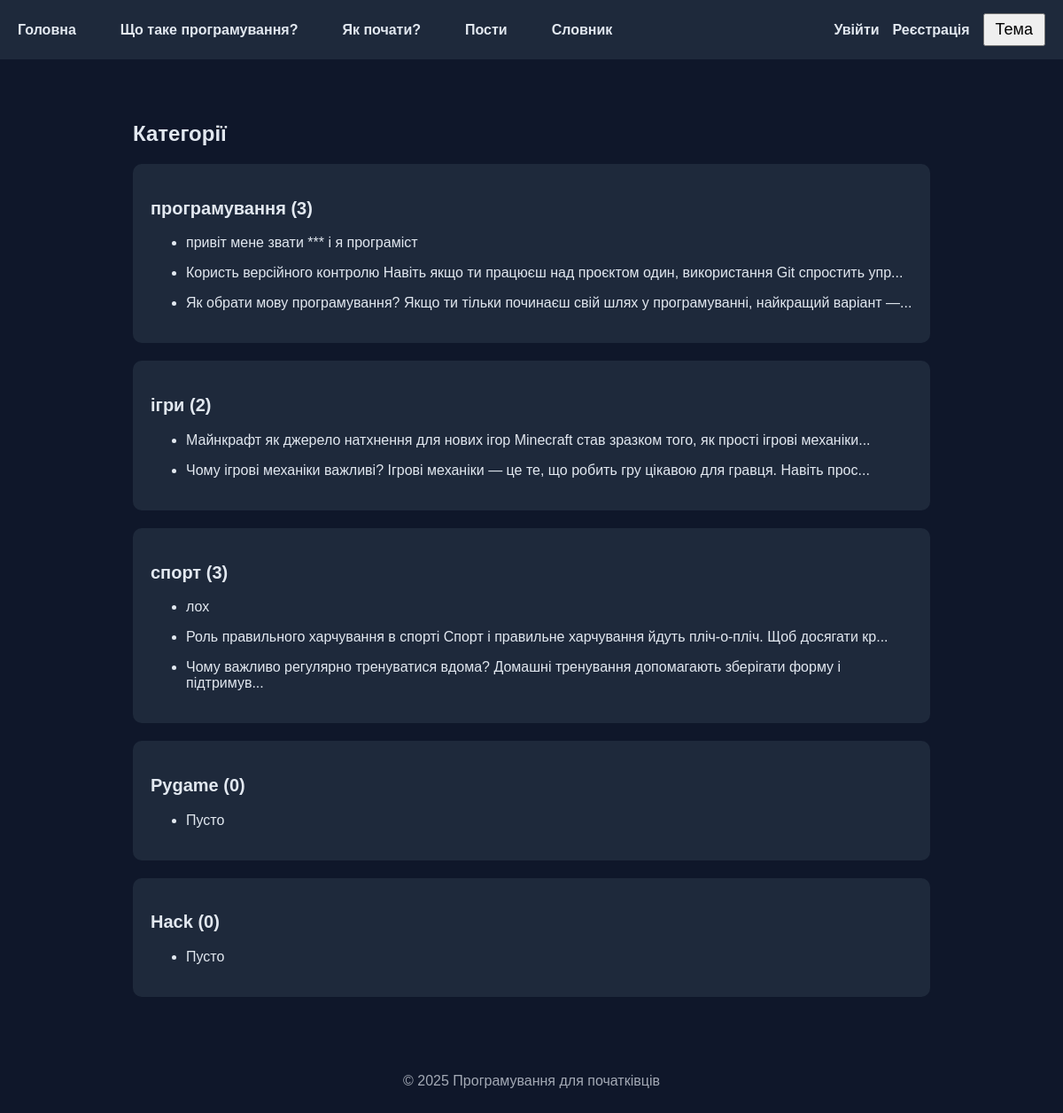
/categories_posts, run on an earlier commit of the app's database.
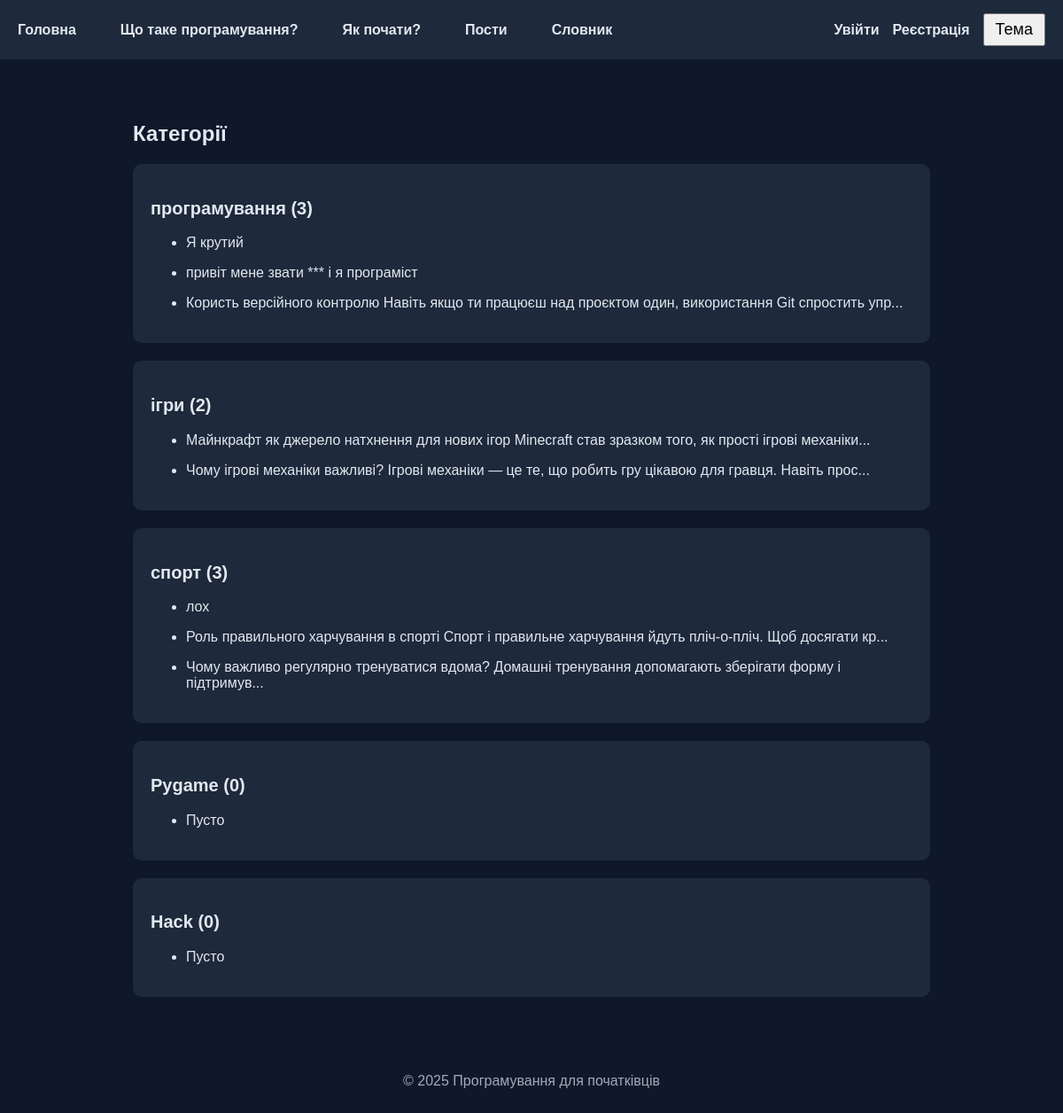
And on a later commit of the database.
### tables this page shows
CREATE TABLE category(
	category_id INTEGER PRIMARY KEY AUTOINCREMENT,
	category_name TEXT
);

CREATE TABLE post(
	post_id INTEGER PRIMARY KEY AUTOINCREMENT,
	category_id INTEGER,
	text TEXT,
	datetime TEXT NOT NULL DEFAULT CURRENT_TIMESTAMP, user_id INTEGER REFERENCES users(id),
	
	FOREIGN KEY (category_id) REFERENCES category(category_id)
);

### project/app.py (the view)
@app.route("/categories_posts")
def categories_posts():
    data = db.get_last_posts_by_category()
    return render_template("categories_posts.html", data=data)

### project/app.py (called while the page is built, shortened)
@app.template_filter('smartdate')
def smartdate_filter(value):
    if not value:
        return ""

### project/db.py (called while the page is built)
def _get_connection():
    conn = sqlite3.connect(DB_PATH)
    conn.row_factory = sqlite3.Row  # за бажанням: доступ по іменах полів
    return conn

def get_last_posts_by_category(limit=3):
    with _get_connection() as conn:
        cur = conn.cursor()
        cur.execute("SELECT * FROM category")
        categories = cur.fetchall()
        result = []
        for cat in categories:
            try:
                cat_id = cat["category_id"]
            except Exception:
                cat_id = cat[0]
            cur.execute(
                "SELECT * FROM post WHERE category_id = ? ORDER BY post_id DESC LIMIT ?",
                (cat_id, limit)
            )
            posts = cur.fetchall()
            result.append((cat, posts))  # кортеж: (категорія, список постів)
        return result

### project/templates/categories_posts.html (shortened to what this page needs)
{% extends "base.html" %}
{% block content %}
<h2>Категорії</h2>
<div class="container">
{% for cat, posts in data %}
    <div class="card card-list mb-4">
        <div class="card-header">
            <h3><a href="/category/{{ cat.category_id }}">{{ cat.category_name }} (<strong>{{ posts|length }}</strong>)</a></h3>
        </div>
        <ul class="list-group list-group-flush">
            {% for p in posts %}
                <li class="list-group-item">
                    <p>{{ p.text[:100] }}{% if p.text|length > 100 %}...{% endif %}</p>
                </li>
            {% else %}
                <li class="list-group-item text-muted">Пусто</li>
            {% endfor %}
        </ul>
    </div>
{% endfor %}
</div>
{% endblock %}

### project/templates/base.html (shortened to what this page needs)
<!DOCTYPE html>
<html lang="uk" data-theme="dark">
<head>
    <link rel="stylesheet" href="{{ url_for('static', filename='style.css') }}">
</head>
<body>
<nav class="navbar">
    <a href="/">Головна</a>
    <a href="/about">Що таке програмування?</a>
    <a href="/learn">Як почати?</a>
    <a href="/categories_posts">Пости</a>
    <a href="/slovnyk">Словник</a>
    <div style="margin-left: auto; display: flex; align-items: center; gap: 15px;">
        {% if session.username %}
            <span>Привіт, <strong>{{ session.username }}</strong>!</span>
            <a href="{{ url_for('logout') }}" style="color: #ff6b6b;">Вийти</a>
        {% else %}
            <a href="{{ url_for('login') }}">Увійти</a>
            <a href="{{ url_for('register') }}">Реєстрація</a>
        {% endif %}
        <button id="themeToggle">Тема</button>
    </div>
</nav>
<div class="content">
    {% block content %}{% endblock %}
</div>
<footer>
    <p>© {{ 2025 }} Програмування для початківців</p>
</footer>
</body>
</html>

### project/static/style.css (style rules this page uses)
:root { --bg: #0f172a; --text: #e2e8f0; --card: #1e293b; --accent: #7c3aed; --a:#262733; --b:#1d1e27; }
body { margin: 0; background: var(--bg); color: var(--text); font-family: Arial, sans-serif; }
.navbar { padding: 15px 20px; display: flex; gap: 50px; align-items: center; background: var(--card); }
.navbar a { color: var(--text); font-weight: bold; text-decoration: none; }
#themeToggle { margin-left: auto; padding: 6px 12px; font-size: 18px; cursor: pointer; }
.content { max-width: 900px; margin: 30px auto; padding: 20px; }
.card { background: var(--card); padding: 20px; border-radius: 10px; margin-top: 20px; }
footer { text-align: center; padding: 20px; opacity: 0.7; }
.card-list a { color: var(--text); text-decoration: none; font-size: 20px; display: inline-block; transition: transform 0.25s ease, color 0.25s ease; }
a { transition: transform 0.2s ease, color 0.2s ease; }

What changed in the data, as far as the page shows it:
computed for category "програмування": loses post (text "Як обрати мову програмування? Якщо ти тільки починаєш свій шлях у програмуванні, найкращий варіант —")
added post: text "Я крутий", shown under category "програмування"
